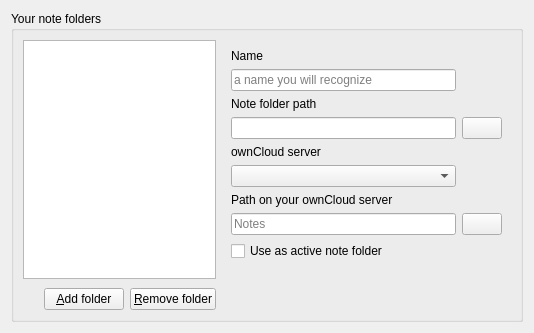
       <widget class="QWidget" name="noteFoldersTab">
        <attribute name="title">
         <string>Note folders</string>
        </attribute>
        <layout class="QGridLayout" name="gridLayout_19">
         <item row="0" column="0">
          <widget class="QGroupBox" name="groupBox_13">
           <property name="title">
            <string>Your note folders</string>
           </property>
           <layout class="QGridLayout" name="gridLayout_21">
            <item row="0" column="0">
             <widget class="QFrame" name="noteFolderSelectFrame">
              <property name="sizePolicy">
               <sizepolicy hsizetype="Preferred" vsizetype="Preferred">
                <horstretch>2</horstretch>
                <verstretch>0</verstretch>
               </sizepolicy>
              </property>
              <property name="frameShape">
               <enum>QFrame::NoFrame</enum>
              </property>
              <property name="frameShadow">
               <enum>QFrame::Raised</enum>
              </property>
              <layout class="QGridLayout" name="gridLayout_20">
               <property name="leftMargin">
                <number>0</number>
               </property>
               <property name="topMargin">
                <number>0</number>
               </property>
               <property name="rightMargin">
                <number>0</number>
               </property>
               <property name="bottomMargin">
                <number>0</number>
               </property>
               <property name="spacing">
                <number>9</number>
               </property>
               <item row="0" column="0">
                <widget class="QListWidget" name="noteFolderListWidget">
                 <property name="sizePolicy">
                  <sizepolicy hsizetype="Expanding" vsizetype="Expanding">
                   <horstretch>2</horstretch>
                   <verstretch>0</verstretch>
                  </sizepolicy>
                 </property>
                </widget>
               </item>
               <item row="1" column="0">
                <widget class="QFrame" name="frame">
                 <property name="frameShape">
                  <enum>QFrame::NoFrame</enum>
                 </property>
                 <property name="frameShadow">
                  <enum>QFrame::Plain</enum>
                 </property>
                 <layout class="QGridLayout" name="gridLayout_23">
                  <property name="leftMargin">
                   <number>0</number>
                  </property>
                  <property name="topMargin">
                   <number>0</number>
                  </property>
                  <property name="rightMargin">
                   <number>0</number>
                  </property>
                  <property name="bottomMargin">
                   <number>0</number>
                  </property>
                  <item row="0" column="1">
                   <widget class="QPushButton" name="noteFolderAddButton">
                    <property name="text">
                     <string>&amp;Add folder</string>
                    </property>
                    <property name="icon">
                     <iconset theme="folder-new" resource="../breeze-qownnotes.qrc">
                      <normaloff>:/icons/breeze-qownnotes/16x16/folder-new.svg</normaloff>:/icons/breeze-qownnotes/16x16/folder-new.svg</iconset>
                    </property>
                   </widget>
                  </item>
                  <item row="0" column="0">
                   <spacer name="horizontalSpacer">
                    <property name="orientation">
                     <enum>Qt::Horizontal</enum>
                    </property>
                    <property name="sizeHint" stdset="0">
                     <size>
                      <width>40</width>
                      <height>20</height>
                     </size>
                    </property>
                   </spacer>
                  </item>
                  <item row="0" column="2">
                   <widget class="QPushButton" name="noteFolderRemoveButton">
                    <property name="text">
                     <string>&amp;Remove folder</string>
                    </property>
                    <property name="icon">
                     <iconset theme="edit-delete" resource="../breeze-qownnotes.qrc">
                      <normaloff>:/icons/breeze-qownnotes/16x16/edit-delete.svg</normaloff>:/icons/breeze-qownnotes/16x16/edit-delete.svg</iconset>
                    </property>
                   </widget>
                  </item>
                 </layout>
                </widget>
               </item>
              </layout>
             </widget>
            </item>
            <item row="0" column="3">
             <widget class="QFrame" name="noteFolderEditFrame">
              <property name="sizePolicy">
               <sizepolicy hsizetype="Preferred" vsizetype="Preferred">
                <horstretch>3</horstretch>
                <verstretch>0</verstretch>
               </sizepolicy>
              </property>
              <property name="frameShape">
               <enum>QFrame::NoFrame</enum>
              </property>
              <property name="frameShadow">
               <enum>QFrame::Raised</enum>
              </property>
              <layout class="QGridLayout" name="gridLayout_22">
               <item row="5" column="0">
                <widget class="QComboBox" name="noteFolderOwnCloudServerComboBox"/>
               </item>
               <item row="0" column="0">
                <widget class="QLabel" name="label_12">
                 <property name="text">
                  <string>Name</string>
                 </property>
                </widget>
               </item>
               <item row="6" column="0">
                <widget class="QLabel" name="label_14">
                 <property name="text">
                  <string>Path on your ownCloud server</string>
                 </property>
                </widget>
               </item>
               <item row="9" column="0">
                <spacer name="verticalSpacer_9">
                 <property name="orientation">
                  <enum>Qt::Vertical</enum>
                 </property>
                 <property name="sizeHint" stdset="0">
                  <size>
                   <width>20</width>
                   <height>40</height>
                  </size>
                 </property>
                </spacer>
               </item>
               <item row="3" column="0">
                <widget class="QLineEdit" name="noteFolderLocalPathLineEdit">
                 <property name="readOnly">
                  <bool>true</bool>
                 </property>
                </widget>
               </item>
               <item row="1" column="0">
                <widget class="QLineEdit" name="noteFolderNameLineEdit">
                 <property name="toolTip">
                  <string>This name will be viewed in all the menus.</string>
                 </property>
                 <property name="placeholderText">
                  <string>a name you will recognize</string>
                 </property>
                </widget>
               </item>
               <item row="7" column="0">
                <widget class="QLineEdit" name="noteFolderRemotePathLineEdit">
                 <property name="toolTip">
                  <string>Set the ownCloud path where the note folder path will be synced to on your ownCloud server.</string>
                 </property>
                 <property name="placeholderText">
                  <string notr="true">Notes</string>
                 </property>
                </widget>
               </item>
               <item row="7" column="1">
                <widget class="QPushButton" name="noteFolderRemotePathButton">
                 <property name="text">
                  <string/>
                 </property>
                 <property name="icon">
                  <iconset theme="document-open" resource="../breeze-qownnotes.qrc">
                   <normaloff>:/icons/breeze-qownnotes/16x16/document-open.svg</normaloff>:/icons/breeze-qownnotes/16x16/document-open.svg</iconset>
                 </property>
                </widget>
               </item>
               <item row="3" column="1">
                <widget class="QPushButton" name="noteFolderLocalPathButton">
                 <property name="text">
                  <string/>
                 </property>
                 <property name="icon">
                  <iconset theme="document-open" resource="../breeze-qownnotes.qrc">
                   <normaloff>:/icons/breeze-qownnotes/16x16/document-open.svg</normaloff>:/icons/breeze-qownnotes/16x16/document-open.svg</iconset>
                 </property>
                </widget>
               </item>
               <item row="2" column="0">
                <widget class="QLabel" name="label_13">
                 <property name="text">
                  <string>Note folder path</string>
                 </property>
                </widget>
               </item>
               <item row="4" column="0">
                <widget class="QLabel" name="noteFolderOwnCloudServerLabel">
                 <property name="text">
                  <string>ownCloud server</string>
                 </property>
                </widget>
               </item>
               <item row="8" column="0">
                <widget class="QCheckBox" name="noteFolderActiveCheckBox">
                 <property name="text">
                  <string>Use as active note folder</string>
                 </property>
                </widget>
               </item>
              </layout>
             </widget>
            </item>
           </layout>
          </widget>
         </item>
        </layout>
       </widget>
